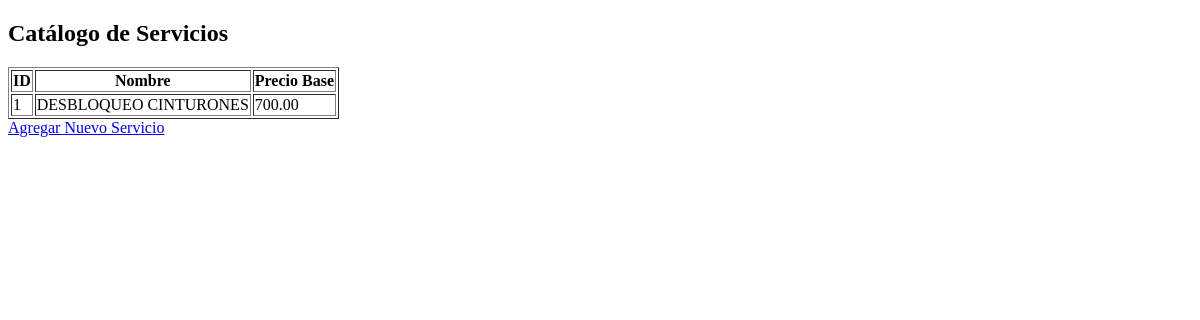
The app's page /crm/catalogo_servicios/, older data.
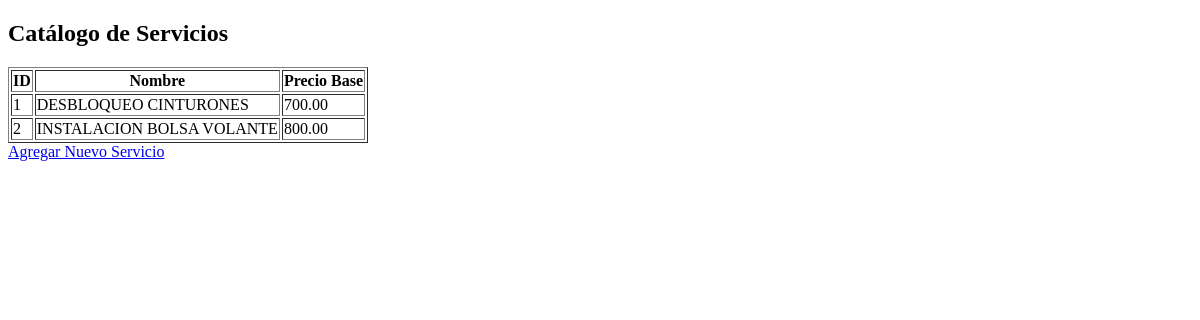
The same page, newer data.
### crm/models.py (models this page shows, shortened)
class CatalogoServicio(models.Model):
    nombre_servicio = models.CharField(max_length=100, unique=True)
    precio_base = models.DecimalField(max_digits=10, decimal_places=2, validators=[MinValueValidator(0.01)])

### crm/views.py (the view)
# urls.py: path('catalogo_servicios/', views.listar_catalogo_servicios, name='listar_catalogo_servicios'),
def listar_catalogo_servicios(request):
    catalogo_servicios = CatalogoServicio.objects.all()
    return render(request, 'crm/listar_catalogo_servicios.html', {'catalogo_servicios': catalogo_servicios})

### crm/templates/crm/listar_catalogo_servicios.html (shortened to what this page needs)
<!DOCTYPE html>
<html lang="es">
<head>
</head>
<body>
    <h2>Catálogo de Servicios</h2>
    <table border="1">
        <tr>
            <th>ID</th>
            <th>Nombre</th>
            <th>Precio Base</th>
        </tr>
        {% for servicio in catalogo_servicios %}
        <tr>
            <td>{{ servicio.id }}</td>
            <td>{{ servicio.nombre_servicio }}</td>
            <td>{{ servicio.precio_base }}</td>
        </tr>
        {% endfor %}
    </table>
    <a href="{% url 'registrar_catalogo_servicio' %}">Agregar Nuevo Servicio</a>
</body>
</html>

Row changes from the older to the newer data that the page shows:
added CatalogoServicio: id "2", nombre_servicio "INSTALACION BOLSA VOLANTE", precio_base "800.00"
